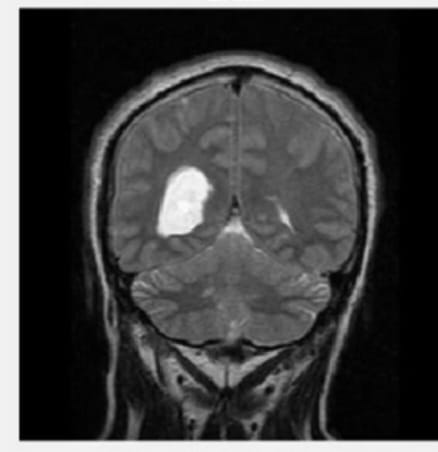
%> input picture image.jpeg, 438 x 452 px
$ octave project.m   (GNU Octave 9; MATLAB toolbox functions it lacks are replaced by stand-ins)
%> lines starting %> are read from the running program, lines starting %| are printed output that depends on the picture; in (x1, y1, x2, y2) boxes, pixels count from 0 and x2, y2 are one past the last pixel; in counts of white or black regions, pixels touching at a corner belong together; the program's own positions count from 1
clc;
clear all;
close all;

%% ============================================================
%% STEP 1: SELECT MRI IMAGE
%% ============================================================
showProgress('STEP 1: Loading MRI Image');
[filename, pathname] = uigetfile({'*.jpg;*.png;*.jpeg;*.bmp'}, 'Select MRI Image');
%> the answer given: image.jpeg

if isequal(filename,0)
    error('NO MRI IMAGE SELECTED');
end

img = imread(fullfile(pathname, filename));
%> img is the input picture: size 452x438x3 uint8; min 0, max 252, mean 61.9

figure('Name','STEP 1: Original Image');
imshow(img); title('STEP 1: Original Image');
pause;


%% ============================================================
%% STEP 2: GRAYSCALE
%% ============================================================
showProgress('STEP 2: Converting to Grayscale');

if size(img,3)==3
    gray = rgb2gray(img);
else
    gray = img;
end

figure('Name','STEP 2: Grayscale');
imshow(gray); title('Grayscale');
pause;


%% ============================================================
%% STEP 3: HIGH-PASS FILTER
%% ============================================================
showProgress('STEP 3: Gaussian High-Pass Filter');

h = fspecial('gaussian',[3 3],0.5);
lowpass = imfilter(im2double(gray), h);
highpass = imsubtract(im2double(gray), lowpass);

figure('Name','STEP 3: High Pass');
imshow(highpass,[]); title('High-Pass Filter');
pause;


%% ============================================================
%% STEP 4: MEDIAN FILTER
%% ============================================================
showProgress('STEP 4: Median Filter');

med = medfilt2(gray,[15 15]);

figure('Name','STEP 4: Median Filter');
imshow(med); title('Median Filtered');
pause;


%% ============================================================
%% STEP 5: SUBTRACTION
%% ============================================================
showProgress('STEP 5: Subtraction Enhancement');

sub = imsubtract(im2double(gray), im2double(med));
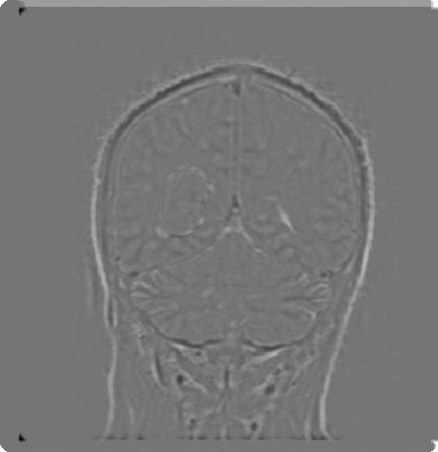
%> sub: size 452x438 double; min -0.82, max 0.961, mean 0.00826; drawn with min black and max white

figure('Name','STEP 5: Enhanced');
imshow(sub,[]); title('Enhanced by Subtraction');
pause;


%% ============================================================
%% STEP 6: HISTOGRAM EQUALIZATION
%% ============================================================
showProgress('STEP 6: Histogram Equalization');

histEq = histeq(sub);
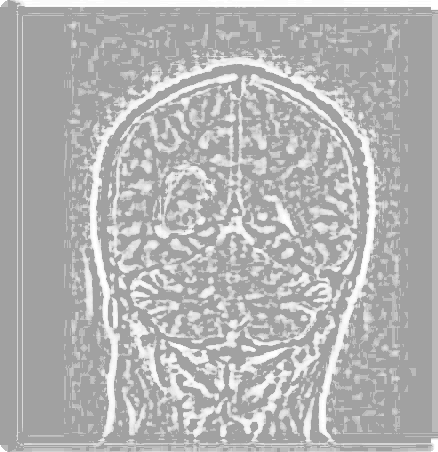
%> histEq: size 452x438 double; min 0.635, max 1, mean 0.707

figure('Name','STEP 6: Histogram Equalized');
imshow(histEq); title('Histogram Equalized');
pause;


%% ============================================================
%% STEP 7: HISTOGRAM
%% ============================================================
figure('Name','STEP 7: Histogram');
imhist(histEq); title('Histogram');
%> after `title('Histogram')`:
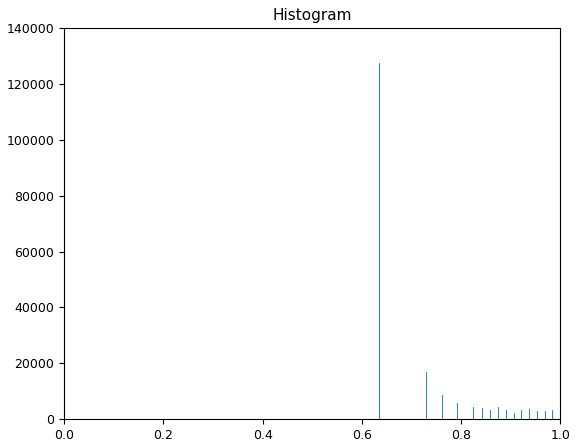
%> figure redrawn from the program's plot data; highest point at x = 0.635, y = 127481
pause;


%% ============================================================
%% STEP 8: GRADIENT
%% ============================================================
showProgress('STEP 8: Gradient Magnitude');

gmag = imgradient(histEq);

figure('Name','STEP 8: Gradient Magnitude');
imshow(gmag,[]); title('Gradient Magnitude');
pause;


%% ============================================================
%% STEP 9: INITIAL TUMOR CANDIDATES
%% ============================================================
showProgress('STEP 9: Tumor Candidate Isolation');

smoothed = imgaussfilt(mat2gray(histEq),1);
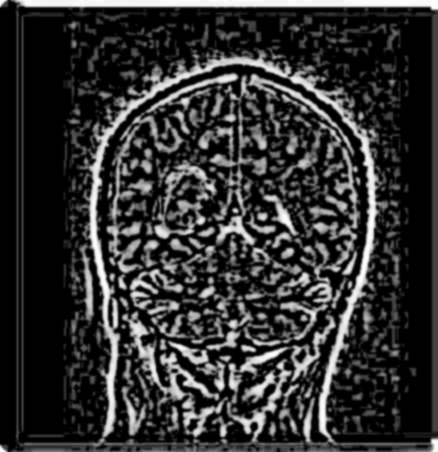
%> smoothed: size 452x438 double; min 0, max 1, mean 0.197
se = strel('disk',12);
tophat = imtophat(smoothed, se);

Tglobal = graythresh(tophat);
%> Tglobal = 0.357
bw_g = imbinarize(tophat, max(0, Tglobal - 0.02));
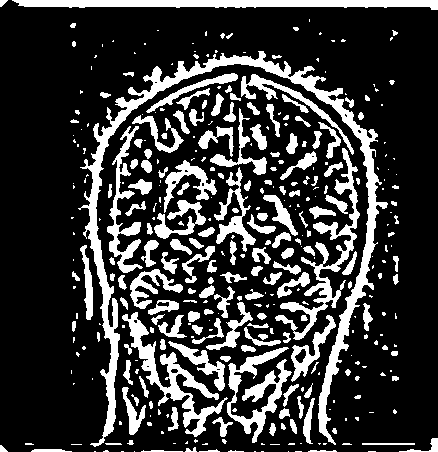
%> bw_g: size 452x438 logical; 22.3% white; 360 white regions (185 under 20 px), largest, box (x1, y1, x2, y2) and area: (78, 51, 388, 447) 9366, (12, 0, 438, 10) 3006, (275, 148, 360, 340) 2572
bw_l = imbinarize(tophat, adaptthresh(tophat, 0.45));
%> bw_l: size 452x438 logical; 31.1% white; 470 white regions (209 under 20 px), largest, box (x1, y1, x2, y2) and area: (24, 50, 388, 448) 10225, (15, 22, 25, 438) 3956, (15, 0, 438, 9) 2938

bw = bw_g | bw_l;
%> bw: size 452x438 logical; 31.6% white; 454 white regions (202 under 20 px), largest, box (x1, y1, x2, y2) and area: (24, 50, 388, 448) 10293, (15, 22, 25, 438) 3956, (12, 0, 438, 10) 3006
bw = imopen(bw, strel('disk',3));
%> bw: size 452x438 logical; 24.4% white; 330 white regions (3 under 20 px), largest, box (x1, y1, x2, y2) and area: (85, 50, 291, 437) 5104, (15, 34, 25, 417) 3812, (290, 71, 388, 436) 3792
bw = imfill(bw,'holes');
%> bw: size 452x438 logical; 24.4% white; 330 white regions (3 under 20 px), largest, box (x1, y1, x2, y2) and area: (85, 50, 291, 437) 5105, (15, 34, 25, 417) 3812, (290, 71, 388, 436) 3797
bw = bwareaopen(bw,80);


%% ============================================================
%% NEW STEP 9.5: REMOVE OUTSIDE-BRAIN AREAS
%% ============================================================
showProgress('STEP 9.5: Removing Outside-Brain Regions');

brainMask = imclose(gray > graythresh(gray)*255, strel('disk',20));
%> brainMask: size 452x438 logical; 54.4% white; 2 black regions, box (x1, y1, x2, y2) and area: (20, 9, 438, 440) 86872, (114, 363, 185, 440) 3309
brainMask = bwareafilt(brainMask, 1);
brainMask = imfill(brainMask,'holes');
%> brainMask: size 452x438 logical; 56.1% white; 1 black region, box (x1, y1, x2, y2) and area: (20, 9, 438, 440) 86872

bw = bw & brainMask;
%> bw: size 452x438 logical; 15.5% white; 95 white regions, largest, box (x1, y1, x2, y2) and area: (88, 55, 291, 437) 4388, (290, 71, 378, 436) 3331, (15, 0, 438, 9) 2991
bw = bwareaopen(bw,100);


figure('Name','STEP 9: Initial Candidates');
imshow(bw); title('Initial Tumor Candidates (Cleaned)');
pause;


%% ============================================================
%% STEP 10: REMOVE BORDER REGIONS
%% ============================================================
showProgress('STEP 10: Removing Border Regions');

bw2 = imclearborder(bw);
%> bw2: size 452x438 logical; 13% white; 72 white regions, largest, box (x1, y1, x2, y2) and area: (88, 55, 291, 437) 4388, (290, 71, 378, 436) 3331, (15, 35, 20, 416) 1901
CC = bwconncomp(bw2);
%> CC = 72 connected components
props = regionprops(CC,'Area','Solidity','Eccentricity');
%> props = 72 regions; largest, Area, Eccentricity and Solidity: 4388 0.945 0.114, 3331 0.98 0.175, 1901 1 1, 812 0.959 0.405, 792 0.978 0.707

areas = [props.Area];
%> areas = 72 values, max 4388 at index 2, min 100 at index 56, mean 357.1
sols  = [props.Solidity];
%> sols = 72 values, max 1 at index 1, min 0.114 at index 2, mean 0.783
ecc   = [props.Eccentricity];
%> ecc = 72 values, max 1 at index 1, min 0.428 at index 3, mean 0.861

valid = find(areas > 50 & sols > 0.25 & ecc < 0.98);
%> valid = 65 values from 3 to 72
if isempty(valid)
    valid = 1:numel(props);
end

mask = false(size(bw2));
for k = valid
    mask(CC.PixelIdxList{k}) = true;
end
%> this loop made 65 passes
%> k on passes 1 to 12: 3, 4, 5, 6, 7, 8, 9, 10, 11, 12, 13, 14
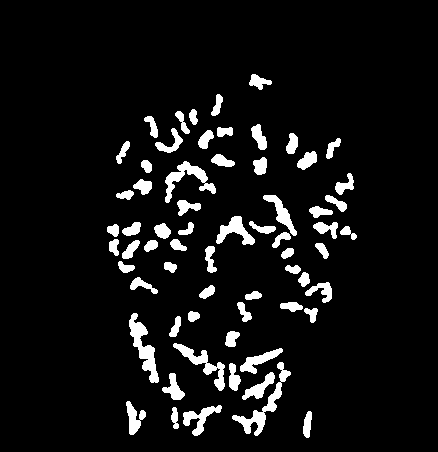
%> mask: size 452x438 logical; 7.2% white; 65 white regions

mask = imfill(mask,'holes');
mask = bwareaopen(mask,50);

figure('Name','STEP 10: Filtered Regions');
imshow(mask); title('Filtered Regions');
pause;


%% ============================================================
%% STEP 11: TUMOR SELECTION (FINAL)
%% ============================================================
showProgress('STEP 11: Selecting Main Tumor Region');

origNorm = mat2gray(gray);
CC2 = bwconncomp(mask);
%> CC2 = 65 connected components
props2 = regionprops(CC2, origNorm, ...
    'Area','BoundingBox','Centroid','MeanIntensity','Solidity');
%> props2 = 65 regions; largest, box (x1, y1, x2, y2), Area, Centroid, MeanIntensity and Solidity: (232, 362, 291, 436) 812 [265 406.5] 0.35 0.405, (129, 313, 159, 383) 792 [144.3 348.6] 0.384 0.707, (165, 161, 216, 203) 675 [188 179.5] 0.74 0.458

if isempty(props2)
    error("NO VALID TUMOR REGION DETECTED");
end

areas = [props2.Area];
%> areas = 65 values, max 812 at index 39, min 100 at index 51, mean 217.8
ints  = [props2.MeanIntensity];
%> ints = 65 values, max 0.958 at index 25, min 0.133 at index 22, mean 0.425
sols  = [props2.Solidity];
%> sols = 65 values, max 0.973 at index 12, min 0.405 at index 39, mean 0.809

NA = areas / max(areas);
%> NA = 65 values, max 1 at index 39, min 0.123 at index 51, mean 0.268
NI = ints / max(ints);
%> NI = 65 values, max 1 at index 25, min 0.139 at index 22, mean 0.443
NS = sols / max(sols);
%> NS = 65 values, max 1 at index 12, min 0.416 at index 39, mean 0.832

FinalScore = 0.6*NI + 0.3*NS + 0.1*NA;
%> FinalScore = 65 values, max 0.853 at index 25, min 0.352 at index 22, mean 0.543

[~, idx] = max(FinalScore);
%> idx = 25

tumorMask = false(size(mask));
tumorMask(CC2.PixelIdxList{idx}) = true;
%> tumorMask: size 452x438 logical; 0.11% white; 1 white region, box (x1, y1, x2, y2) and area: (177, 200, 201, 216) 212
tumorMask = imclose(tumorMask, strel('disk',5));
%> tumorMask: size 452x438 logical; 0.11% white; 1 white region
tumorMask = imfill(tumorMask,'holes');

figure('Name','STEP 11: Final Tumor Mask');
imshow(tumorMask); title('Final Tumor Mask');
pause;


%% ============================================================
%% STEP 12: FINAL OUTPUT
%% ============================================================
showProgress('STEP 12: Final Tumor Detection');

stats = regionprops(tumorMask, origNorm, ...
    'Area','BoundingBox','Centroid','MeanIntensity');
%> stats = 1 region; box (x1, y1, x2, y2), Area, Centroid and MeanIntensity: (177, 200, 201, 216) 217 [187.7 207.5] 0.958

figure('Name','STEP 12: Tumor Detected');
imshow(gray); hold on;

M = stats(1).MeanIntensity;
%> M = 0.958

if M > 0.65
    boxColor='r'; type='Malignant';
elseif M > 0.35
    boxColor='y'; type='Benign';
else
    boxColor='g'; type='Normal';
end

rectangle('Position',stats(1).BoundingBox,'EdgeColor',boxColor,'LineWidth',2);
plot(stats(1).Centroid(1),stats(1).Centroid(2),'b*','MarkerSize',10);
text(stats(1).Centroid(1),stats(1).Centroid(2)-15,...
     type,'Color',boxColor,'FontSize',12,'FontWeight','bold');
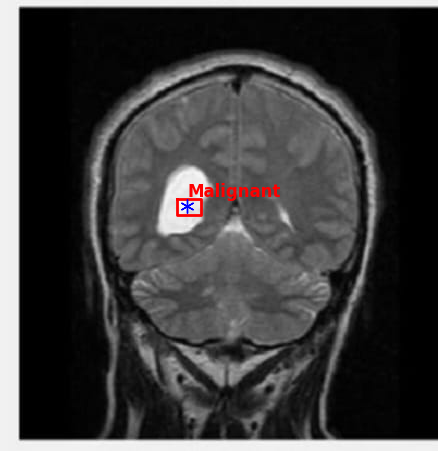
%> figure redrawn from the program's plot data

hold off;

disp("==== PROCESS COMPLETED SUCCESSFULLY ====");


%% ============================================================
%% LOCAL FUNCTION
%% ============================================================
function showProgress(msg)
    fprintf('\n%s', msg);
    pause(0.1); fprintf('.');
    pause(0.1); fprintf('.');
    pause(0.1); fprintf('.');
    fprintf(' Done!\n');
end
